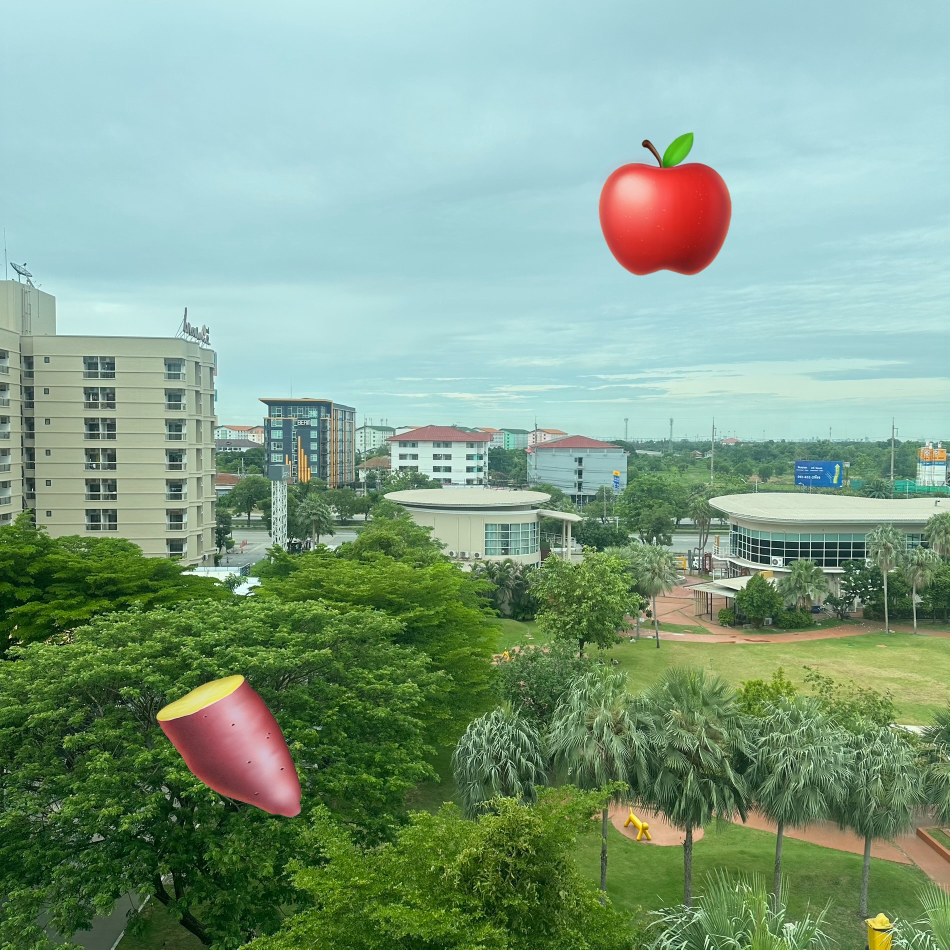
#> input picture sample-images/view.jpg, 1899 x 1899 px, found by its file name (shown at 1/2 size)
$ python ex7-1-histogram-equalization.py
#> lines starting #> are read from the running program, lines starting #| are printed output that depends on the picture
import numpy as np
import os
import matplotlib.pyplot as plt
import cv2 as cv

# Paths
input_path = 'sample-images/'
output_path = 'image-processing/excercises/'

# Read and resize the image
img = cv.imread(os.path.join(input_path, 'view.jpg'))
#> img is the input picture: shape (1899, 1899, 3); mean B, G, R 136.8, 160.7, 130.3
img = cv.cvtColor(img, cv.COLOR_BGR2RGB)

l = 1000
img = cv.resize(img, (l, l))
#> img: shape (1000, 1000, 3)
img = np.array(img)

# Function to compute histogram
def compute_histogram(image):
    # Initialize histogram arrays
    histogram = np.zeros((3, 256), dtype=int)

    # Compute histogram for each channel
    for i in range(3):  # Loop over R, G, B channels
        channel_values, channel_counts = np.unique(image[:, :, i], return_counts=True)
        histogram[i, channel_values] = channel_counts

    return histogram

# Function to perform histogram equalization
def histogram_equalization(image):
    # Compute histogram
    histogram = compute_histogram(image)

    # Compute cumulative distribution function (CDF)
    cdf = histogram.cumsum(axis=1)

    # Normalize CDF to scale it to [0, 255]
    cdf_normalized = (cdf - cdf.min(axis=1, keepdims=True)) * 255 / (cdf.max(axis=1, keepdims=True) - cdf.min(axis=1, keepdims=True))

    # Ensure cdf_normalized has exactly 256 unique values
    cdf_flat = np.zeros(256)
    for i in range(3):  # Loop over R, G, B channels
        unique_values, idx = np.unique(cdf_normalized[i], return_index=True)
        cdf_flat[unique_values.astype(int)] = cdf_normalized[i, idx]
#> after the loop, cdf_flat = 256 values, max 255 at index 255, min 0 at index 151, mean 96.56

    # Reshape image and cdf_flat to 1D arrays
    image_flat = image.flatten()

    # Interpolate CDF to get the equalized image
    equalized_image = np.interp(image_flat, np.arange(0, 256), cdf_flat).reshape(image.shape).astype(np.uint8)
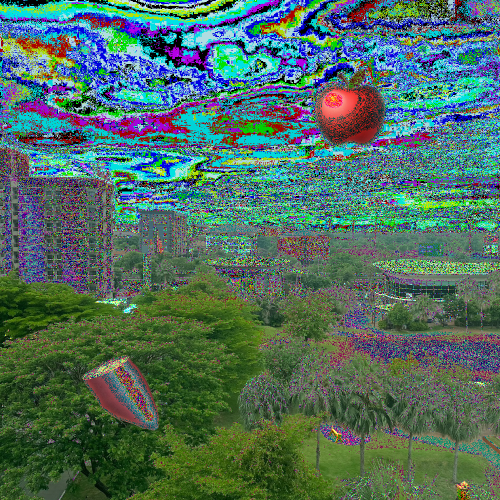
#> equalized_image: shape (1000, 1000, 3) (shown at 1/2 size); mean R, G, B 78, 109.3, 96.4

    return equalized_image

# Perform histogram equalization
equalized_img = histogram_equalization(img)

# Plotting the results
fig, ax = plt.subplots(2, 2, figsize=(15, 15))

# Display original image
ax[0, 0].imshow(img)
ax[0, 0].set_title("Original Image")

# Plot histogram of original image
for i, color in enumerate(['r', 'g', 'b']):
    ax[1, 0].plot(np.arange(256), compute_histogram(img)[i], color=color)
ax[1, 0].set_title("Color Histogram (Original)")
ax[1, 0].set_xlabel("Color value")
ax[1, 0].set_ylabel("Pixel count")

# Display equalized image
ax[0, 1].imshow(equalized_img.astype(np.uint8))
ax[0, 1].set_title("Equalized Image")

# Plot histogram of equalized image
for i, color in enumerate(['r', 'g', 'b']):
    ax[1, 1].plot(np.arange(256), compute_histogram(equalized_img.astype(np.uint8))[i], color=color)
ax[1, 1].set_title("Color Histogram (Equalized)")
ax[1, 1].set_xlabel("Color value")
ax[1, 1].set_ylabel("Pixel count")


plt.savefig(os.path.join(output_path, 'output-histogram-equalization-1.jpg'))
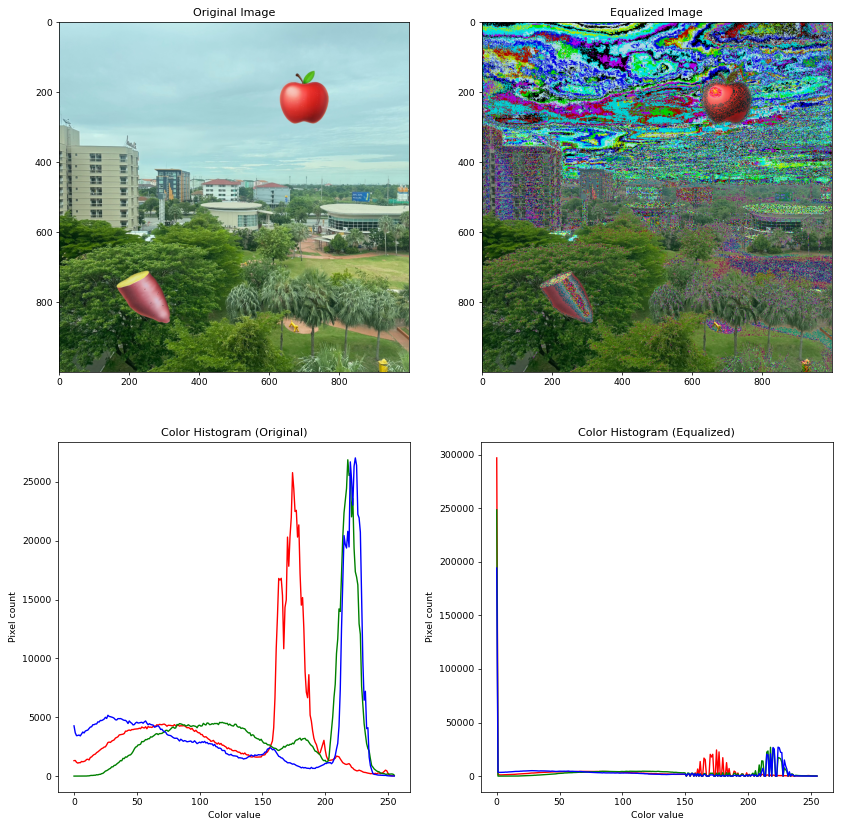
#> figure drawn by matplotlib, 4 panels; panel 3: curve peaks at x = 174, y = 25784; panel 3: curve peaks at x = 218, y = 26878; panel 3: curve peaks at x = 224, y = 27037; panel 4: curve peaks at x = 0, y = 297090


plt.tight_layout()
plt.show()
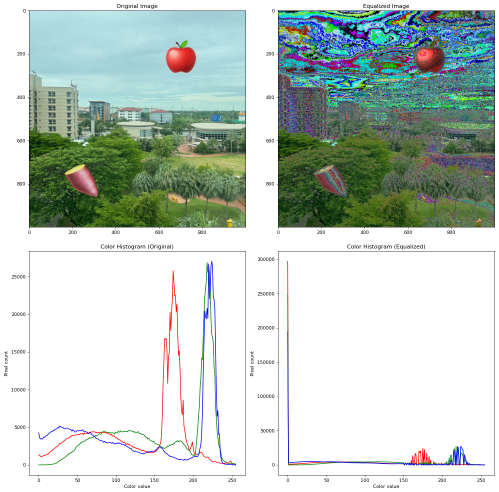
#> figure drawn by matplotlib, 4 panels; panel 3: curve peaks at x = 174, y = 25784; panel 3: curve peaks at x = 218, y = 26878; panel 3: curve peaks at x = 224, y = 27037; panel 4: curve peaks at x = 0, y = 297090

$ run again, with sample-images/dog.jpg copied over sample-images/view.jpg
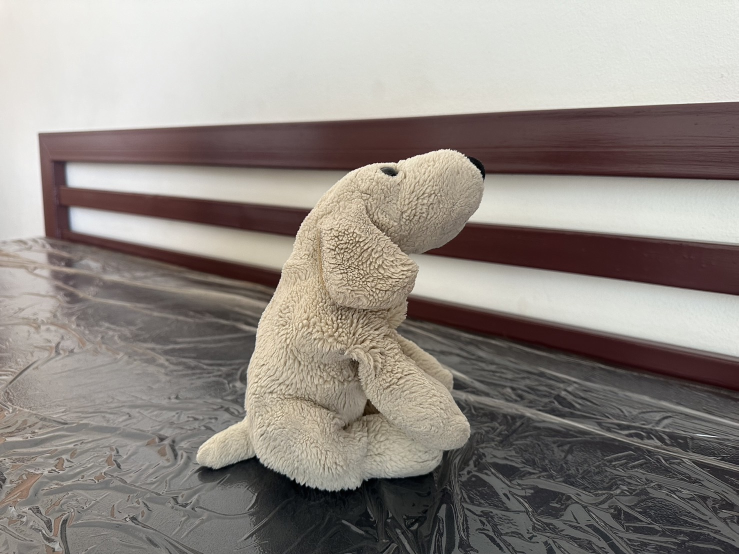
#> input picture sample-images/dog.jpg, 1477 x 1108 px, found by its file name (shown at 1/2 size)
#> img is the input picture: shape (1108, 1477, 3); mean B, G, R 133.5, 139.1, 146
#> `img = cv.resize(img, (l, l))`:
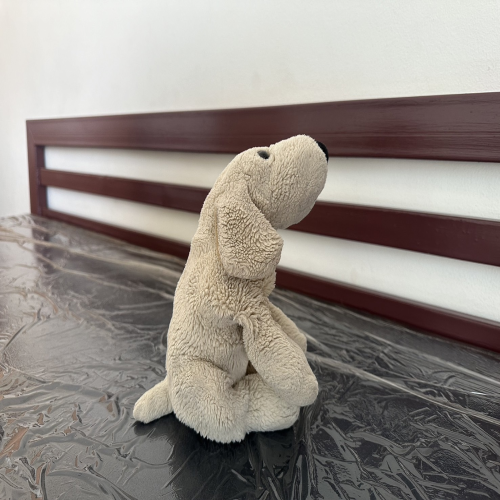
#> img: shape (1000, 1000, 3) (shown at 1/2 size); mean R, G, B 145.9, 139, 133.4
#> after the loop in histogram_equalization, `for i in range(3):`: cdf_flat = 256 values, max 255 at index 255, min 0 at index 199, mean 109.6
#> `plt.show()`:
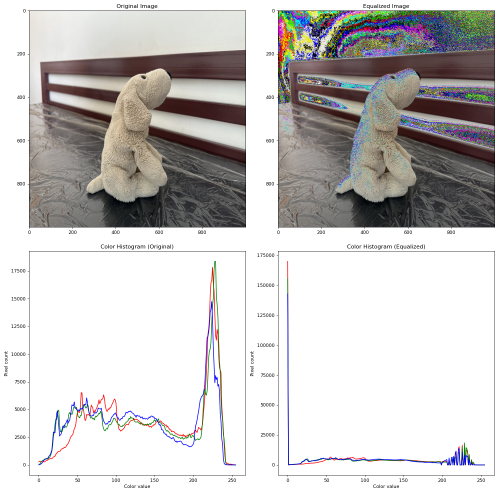
#> figure drawn by matplotlib, 4 panels; panel 3: curve peaks at x = 225, y = 17840; panel 3: curve peaks at x = 228, y = 18361; panel 3: curve peaks at x = 224, y = 14750; panel 4: curve peaks at x = 0, y = 169840
